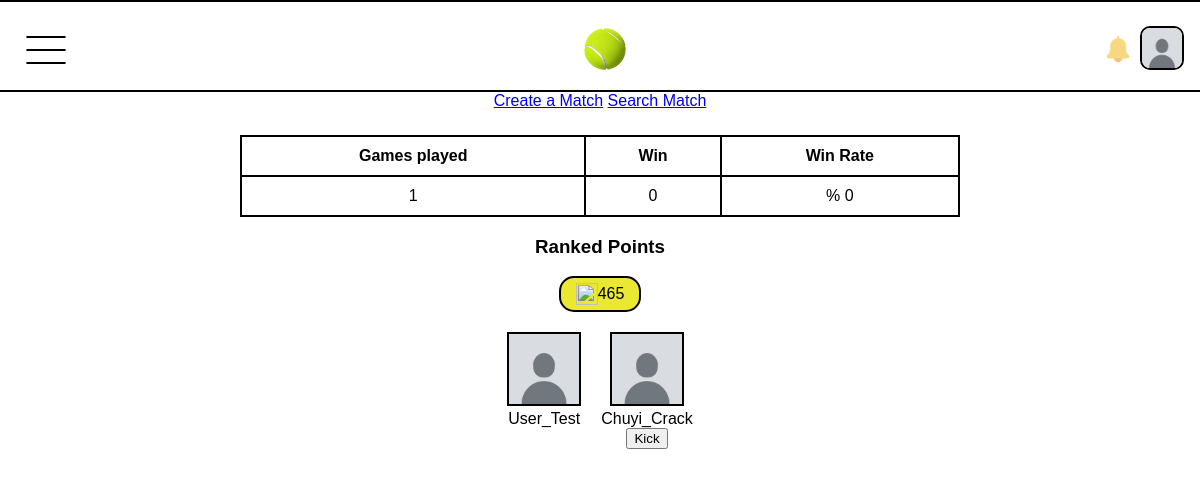
Before: /home/ (signed in) with the older database file.
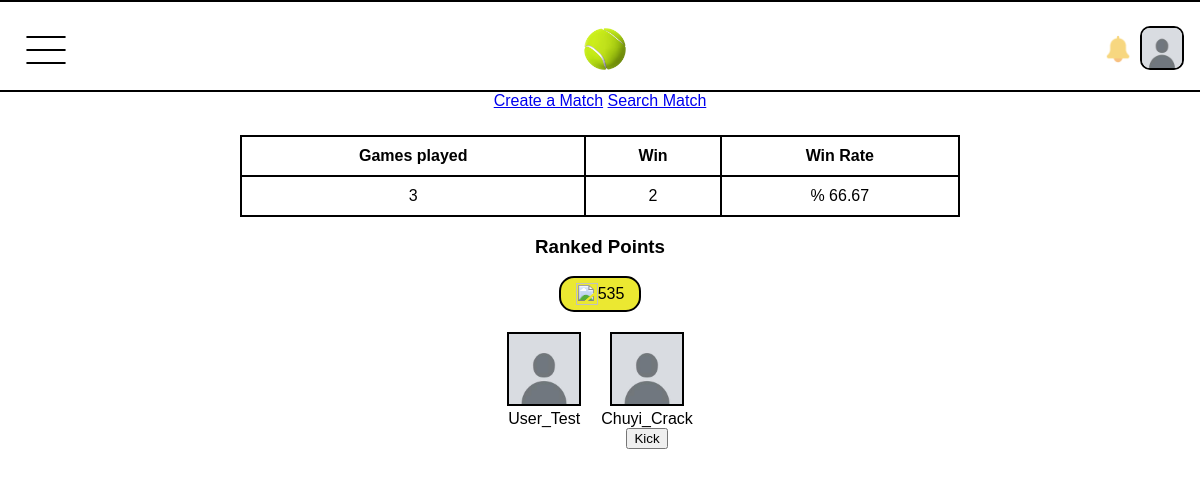
After: the same page with the newer database file.
### app1/models.py (models this page shows)
class Account(models.Model):
    owner=models.ForeignKey(User,on_delete=models.CASCADE)
    profile_picture=models.ImageField(upload_to='./profile_picture',blank=True,default='./profile_picture/default.jpg')
    homepage_picture=models.ImageField(upload_to='./profile_picture',blank=True,default='./profile_picture/default_homepage.jpg')
    points=models.IntegerField(default=500)
    played_matches=models.PositiveIntegerField(default=0)
    wins=models.PositiveIntegerField(default=0)
    friends=models.ManyToManyField('self', symmetrical=True,blank=True)
    last_activity=models.DateTimeField(default=timezone.now,blank=True)
    party_group=models.ForeignKey('Party',on_delete=models.SET_NULL,null=True, blank=True, default=None)
    def calculate_winrate(self):
        if self.played_matches == 0:
            return 0
        return (self.wins / self.played_matches)*100
    def __str__(self):
        return self.owner.username

class Party(models.Model):
    Creator=models.ForeignKey(Account,on_delete=models.SET_NULL,null=True,related_name='creator_party')
    Joined=models.ForeignKey(Account,blank=True,on_delete=models.SET_NULL,null=True,related_name='joined_party')
    date=models.DateTimeField(default=timezone.now)
    Active_Group=models.BooleanField(default=True)

### app1/views.py (the view)
# urls.py: path('home/',views.home, name='home'),
def home(request):
    account=rewrite_activity(request.user)
    delete_matches()
    if 'kick' in request.POST:
        party_to_delete=Party.objects.get(id=request.POST.get('kick', None))
        party_to_delete.delete()
        return redirect('home')
    context={
        'account':account,
        'notifications':calculate_notifications(account),
        'any_match':check_matches(account),
    }
    return render(request,'home.html',context)

### app1/views.py (called while the page is built)
def rewrite_activity(user):
    account=Account.objects.get(owner=user.id)
    account.last_activity=timezone.now()
    account.save()
    return account

def delete_matches():
    Matches=Match.objects.filter(
        Q(Active=True) & ((Q(started=False) & Q(want_to_start__lt=((timezone.now()- timezone.timedelta(seconds=43200)))) | (Q(started=True) & Q(date_started__lt=(timezone.now()- timezone.timedelta(seconds=50400))))))
    )
    for target_match in Matches:
        if target_match.ranked:
            pass
        target_match.delete()
    return

def check_matches(account:Account):
    any_match=Match.objects.filter(
        ((Q(Creator=account))|(Q(Joined=account))) & (Q(Active=True))
    )
    if any_match.exists():
        return any_match.first().id
    return False

def calculate_notifications(account:Account):
    party_notifications=party_invite.objects.filter(receiver=account)
    for party in party_notifications:
        if party.sender.party_group:
            party.delete()
    friend_notifications=friend_requests.objects.filter(receiver=account)
    return (friend_notifications.count() + party_notifications.count())

### app1/templates/home.html (shortened to what this page needs)
<!DOCTYPE html>
<html lang="en">
<head>
    {% load static %}
    <link rel="stylesheet" href="{% static 'home.css' %}">
</head>
<body>
    {% include 'navbar.html' %}
    <div class="principal_box">
        <div>
            <div>
                {% if not any_match %}
                    <a href="{% url 'regions' %}">Create a Match</a>
                    <a href="{% url 'search_match' %}">Search Match</a>
                {% endif %}
            </div>
            <table>
                <tr>
                    <th>Games played</th>
                    <th>Win</th>
                    <th>Win Rate</th>
                </tr>
                <tr>
                    <td>{{account.played_matches}}</td>
                    <td>{{account.wins}}</td>
                    <td>%{% if account.calculate_winrate == 0 %} 0 {% else %} {{account.calculate_winrate|floatformat:2}} {% endif %}</td>
                </tr>
            </table>
            <h3>Ranked Points</h3>
            <div class="box_points">
                <img src="../../media/all_stuff/Trophy.png" alt="">
                <p>{{account.points}}</p>
            </div>
        </div>
        <div class="party">
            <div class="party_player">
                <img src="{{account.profile_picture.url}}" alt="">
                <p>{{account}}</p>
            </div>
            {% if account.party_group == None %}
            <a id="link_invite" href="{% url 'party' %}">
                <div class="invite_box">
                    <div class="plus_container">
                        <div class="line_1"></div>
                        <div class="line_2"></div>
                    </div>
                    <p>Invite someone</p>
                </div>
            </a>
            {% else %}
            <div class="party_player friend">
                {% if account.party_group.Creator == account %}
                <img src="{{account.party_group.Joined.profile_picture.url}}" alt="">
                <p>{{account.party_group.Joined}}</p>
                <form method="post">
                    <button name="kick" value="{{account.party_group.id}}">Kick</button>
                </form>
                {% else %}
                <img src="{{account.party_group.Creator.profile_picture.url}}" alt="">
                <p>{{account.party_group.Creator}}</p>
                {% endif %}
            </div>
            {% endif %}
        </div>
    </div>
</body>
</html>

### app1/templates/navbar.html (shortened to what this page needs)
<!DOCTYPE html>
<html lang="en">
<head>
    {% load static %}
    <link rel="stylesheet" href="{% static 'navbar.css' %}">
</head>
<body>
    <nav>
        <div class="dropdown">
            <button class="button_option">
                <div class="options">
                    <div class="line1"></div>
                    <div class="line2"></div>
                    <div class="line3"></div>
                </div>
            </button>
        </div>
        <a href="{% url 'index' %}">
            <img class="logo" src="../../media/all_stuff/Tennis_Ball_PNG_Clip_Art-1352(1).png" alt="">
        </a>
        <div class="profile_section">
            <a class="notifications" href="{% url 'notifications_friends' %}">
                <img {% if notifications == 0 %} class="no_noti" {% endif %} src="../../media/all_stuff/notification_bell.png" alt="">
            </a>
            <a class="profile_a" href="{% url 'profile' account.id %}">
                <div class="profile">
                    <img src="{{account.profile_picture.url}}" alt="">
                </div>
            </a>
        </div>
    </nav>
</body>
</html>

### app1/static/home.css (style rules this page uses)
.principal_box { text-align: center; }
.box_points { display: flex; flex-direction: row; border: 2px solid #000; margin: auto; justify-content: center; width: fit-content; padding: 5px 15px; border-radius: 15px; background-color: rgb(235, 232, 49); align-items: center; }
table,th,td { text-align: left; border: 2px solid #000; }
table { border-collapse: collapse; margin: auto; margin-top: 25px; }
th,td { padding:5px; text-align: center; }
.box_points p { margin: 0; }
.box_points img { width: 22px; height: 22px; }
.party { display: flex; flex-direction: row; margin: auto; width: fit-content; margin-top: 20px; }
.party_player { margin-right: 20px; }
.party_player img { width: 70px; height: 70px; border: 2px solid #000; }
.party_player p { margin: 0; }
.friend { margin-right: 0; }
@media only screen and (min-width: 700px) { table { width: 60%; } }
@media only screen and (min-width: 700px) { th,td { padding:10px; } }

### app1/static/navbar.css (style rules this page uses)
body { margin: 0; font-family:'Gill Sans', 'Gill Sans MT', Calibri, 'Trebuchet MS', sans-serif; }
nav { border-top:2px solid #000; border-bottom: 2px solid #000; padding: 10px 0; display: flex; justify-content: space-between; align-items: center; }
.button_option { background: none; border: none; cursor: pointer; margin-top: 12px; }
.dropdown { z-index: 1000; }
.options { width: 40px; height: 40px; margin-left: 20px; }
.options .line1,.line2,.line3 { height: 0px; border: 1px solid #000; margin-top: 11px; border-radius: 3px; }
.profile_a { text-decoration: none; margin-right: 20px; }
.profile { width: 40px; height: 40px; }
.profile img { width: 100%; height: 100%; border-radius: 10px; border: 2px solid #000; }
.logo { width: 42px; height: 42px; margin-left: 35px; margin-top: 10px; }
.profile_section { display: flex; flex-direction: row; align-items: center; height: fit-content; }
.notifications img { width: 30px; margin-right: 7px; margin-top: 5px; }
.notifications { display: flex; }
.no_noti { opacity: 0.5; }

Changed rows visible on the page:
changed Account "User_Test": played_matches "1" → "3"; wins "0" → "2"; calculate_winrate (not shown) → "66.67"; points "465" → "535"
Other visible differences:
text no longer shown: "0"
